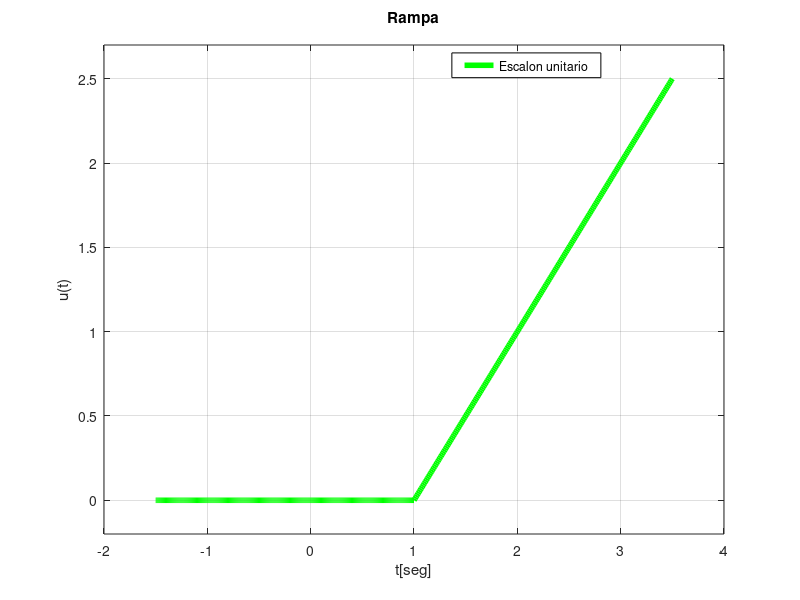

Write the MATLAB code that produced this figure.
clc
clear all
Fs=100;
t4=[-2.5:1/Fs:2.5];
Lt=length(t4);
for k4=1:Lt;
    if t4(k4)<0;
        u4(k4)=0;
    else
        u4(k4)=1;
    end
end
r3=t4.*u4;
t5=t4+1



figure1 = figure;

axes1 = axes('Parent',figure1,'YGrid','on','XGrid','on');
ylim(axes1,[-0.2 2.7]);
box(axes1,'on');
hold(axes1,'on');
plot(t5,r3,'g','DisplayName','Escalon unitario','LineWidth',4);
xlabel('t[seg]');
ylabel('u(t)');
title({'Rampa',''});
legend1 = legend(axes1,'show');
set(legend1,...
    'Position',[0.564823717758594 0.870551656884501 0.186250004323324 0.0370370362091949],...
    'EdgeColor',[0 0 0]);